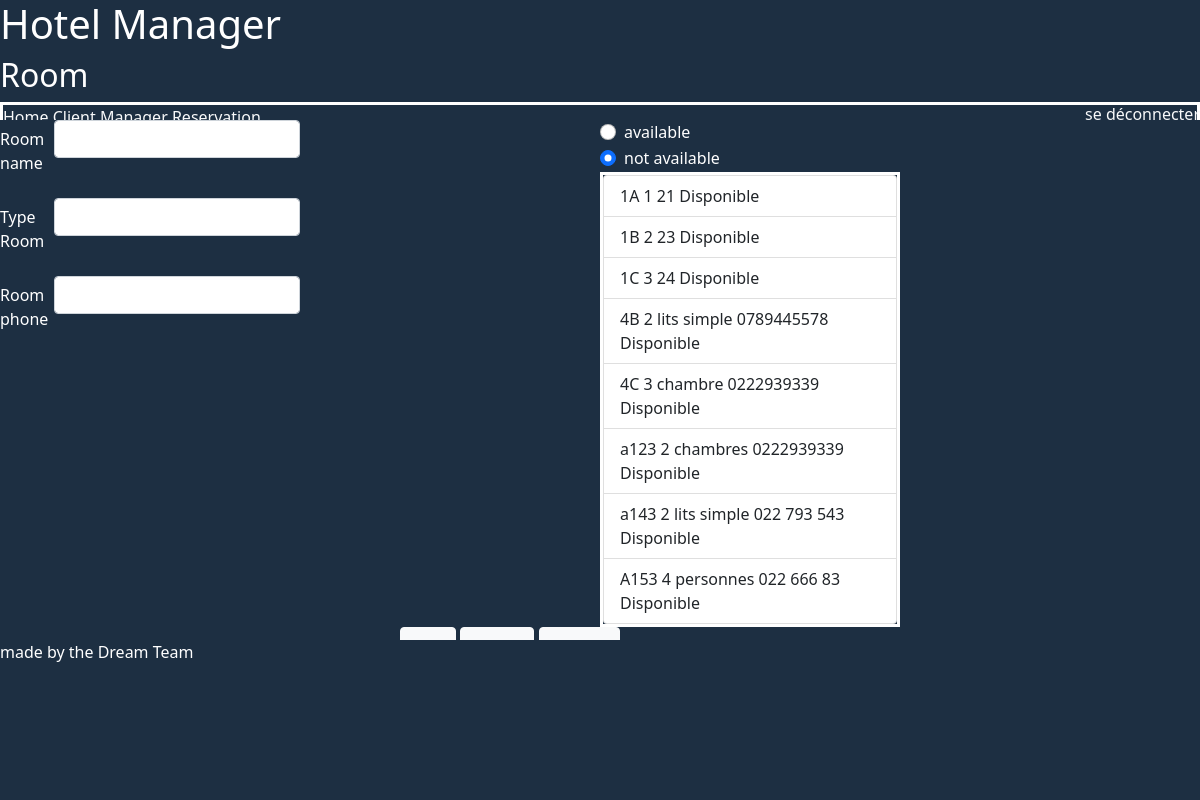
The app's page /View/room.php with its own data.
### tables this page shows
CREATE TABLE `chambres` (
  `type` varchar(45) DEFAULT NULL,
  `telephone` varchar(45) DEFAULT NULL,
  `disponibilite` varchar(45) DEFAULT NULL,
  `numeroChambre` varchar(11) NOT NULL,
  PRIMARY KEY (`numeroChambre`)
);

### Model/model.php (called while the page is built, shortened)
<?php
function selectRoom(){
    try {
        $bd = CoToBase();
        $requete = $bd->query("SELECT * FROM chambres");
        $requete->execute();
        return $requete->fetchAll();
    } catch (Exception $e) {
        echo 'Exception reçue : ',  $e->getMessage(), "\n";
    }
}
?>

### View/room.php (the view, shortened to what this page needs)
<?php
require_once "../Model/model.php";
$rooms = selectRoom();
?>
<!DOCTYPE html>
<html lang="en">
<head>
    <link rel="stylesheet" href="../CSS/room.css">
    <link href="https://cdn.jsdelivr.net/npm/bootstrap@5.1.3/dist/css/bootstrap.min.css" rel="stylesheet">
</head>
<body>
    <header>
        <div id="titre">
            <h1>
            </h1>
            <h2>
                Room
            </h2>
            <a href="#" class="link-light" id="deconnexion">se déconnecter</a>
        </div>
        <nav>
            <a href="#" class="link-light">Home</a>
            <a href="#" class="link-light">Client Manager</a>
            <a href="#" class="link-light">Reservation</a>
        </nav>
    </header>
    <main>
        <form action="#" Method="POST">
<?php
if(isset($_GET['id'])){
    $infoRooms = selectInfoRoom($_GET['id']);
    foreach($infoRooms as $infoRoom): ?>
     <section id="section1">
     <div class="mb-3 row">
                    <label for="RoomName" class="col-sm-2 col-form-label">Room name</label>
                    <div class="col-sm-10">
                    <input name="RoomName" type="text" class="form-control" name="RoomName" value="<?=$infoRoom['numeroChambre']?>">
                    </div>
                </div>
                <div class="mb-3 row">
                    <label for="TypeRoom" class="col-sm-2 col-form-label">Type Room</label>
                    <div class="col-sm-10">
                    <input name="TypeRoom" type="text" class="form-control" name="TypeRoom" value="<?=$infoRoom['type']?>">
                    </div>
                </div>
                <div class="mb-3 row">
                    <label for="RoomPhone" class="col-sm-2 col-form-label">Room phone</label>
                    <div class="col-sm-10">
                    <input name="RoomPhone" type="tel" class="form-control" name="RoomPhone" value="<?=$infoRoom['telephone']?>">
                    </div>
                </div>
            </section>
        <?php endforeach;
        }else{?>
            <section id="section1">
            <div class="mb-3 row">
                    <label for="RoomName" class="col-sm-2 col-form-label">Room name</label>
                    <div class="col-sm-10">
                    <input name="RoomName" type="text" class="form-control" name="RoomName">
                    </div>
                </div>
                <div class="mb-3 row">
                    <label for="TypeRoom" class="col-sm-2 col-form-label">Type Room</label>
                    <div class="col-sm-10">
                    <input name="TypeRoom" type="text" class="form-control" name="TypeRoom">
                    </div>
                </div>
                <div class="mb-3 row">
                    <label for="RoomPhone" class="col-sm-2 col-form-label">Room phone</label>
                    <div class="col-sm-10">
                    <input name="RoomPhone" type="tel" class="form-control" name="RoomPhone">
                    </div>
                </div>
            </section>
        <?php } ?>
            <section id="section2">
                <div id="checkbox">
                    <div class="form-check" >
                        <input class="form-check-input" type="radio" name="radioAvailable" value = "Disponible">
                        <label class="form-check-label" for="radioAvailableyes">
                        available
                        </label>
                    </div>
                    <div class="form-check" id="chb">
                        <input class="form-check-input" type="radio" name="radioAvailable" value = "Indisponible" checked>
                        <label class="form-check-label" for="radioAvailablenot" >
                        not available
                        </label>
                    </div>
                </div>
                <article>
                    <div class="list-group">
                    <?php foreach($rooms as $room):
                        if($room['disponibilite'] == "Disponible"){
                        ?>
                        <a href="room.php?id=<?=$room['numeroChambre']?>" class="list-group-item list-group-item-action"><?=$room['numeroChambre']." ".$room['type']." ".$room['telephone']." ".$room['disponibilite']?></a>
                    <?php }else{?>
                        <a href="room.php?id=<?=$room['numeroChambre']?>" id="indispo" class="list-group-item list-group-item-action"><?=$room['numeroChambre']." ".$room['type']." ".$room['telephone']." ".$room['disponibilite']?></a>
                    <?php } endforeach;?>
                    </div>
                </article>
            </section>
            <section id="section3">
            </section>
        </form>
    </main>
    <footer>
        made by the Dream Team
    </footer>
</body>
</html>

### CSS/room.css (style rules this page uses)
* { padding: 0; margin: 0; box-sizing: border-box; }
nav { border: solid white 3px; height: 5vh; }
div { color: white; }
#deconnexion { float: right; }
#section1 { width: 25vw; height: 50%; margin-right: 25vw; float: left; }
#section2 { width: 25vw; height: 50%; float: left; margin-right: 25vw; }
#section3 { height: 50%; width: 33.3vw; margin-left: 33.3vw; margin-right: 33.3vw; float: left; }
article { width: 100%; float: left; border: solid white 3px; height: 100%; }
header { background-color: #1d2f42; width: 100vw; height: 15vh; float: left; }
main { width: 100vw; height: 65vh; background-color: #1d2f42; float: left; }
footer { height: 20vh; width: 100%; float: left; background-color: #1d2f42; color: white; }
h1 { color: #fff; }
h2 { color: #fff; }
#chb { float: left; }

### records on screen
chambres: numeroChambre "1A", type "1", telephone "21", disponibilite "Disponible"
chambres: numeroChambre "1B", type "2", telephone "23", disponibilite "Disponible"
chambres: numeroChambre "1C", type "3", telephone "24", disponibilite "Disponible"
chambres: numeroChambre "4B", type "2 lits simple", telephone "0789445578", disponibilite "Disponible"
chambres: numeroChambre "4C", type "3 chambre", telephone "0222939339", disponibilite "Disponible"
chambres: numeroChambre "a123", type "2 chambres", telephone "0222939339", disponibilite "Disponible"
chambres: numeroChambre "a143", type "2 lits simple", telephone "022 793 543", disponibilite "Disponible"
chambres: numeroChambre "A153", type "4 personnes", telephone "022 666 83", disponibilite "Disponible"
